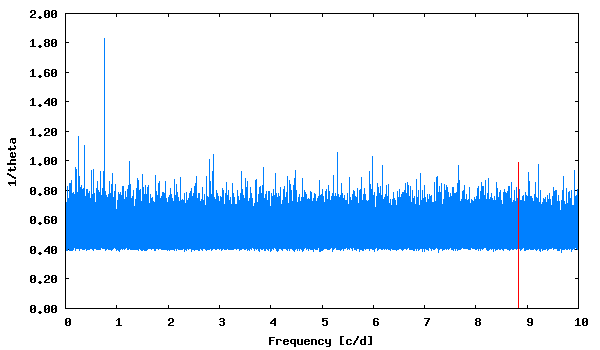

The gnuplot source for this figure:
set term png size 600,350 medium
set colors classic
set output "phase_lc_8.lk.png"
set xlabel "Frequency [c/d]"
set ylabel "1/theta"
set format y "%5.2f"
plot [] "lk.periodogram" using 1:2 with lines linecolor 3 title "", "<echo '8.835087  0.99'" with impulses linecolor 1 title ""
 
